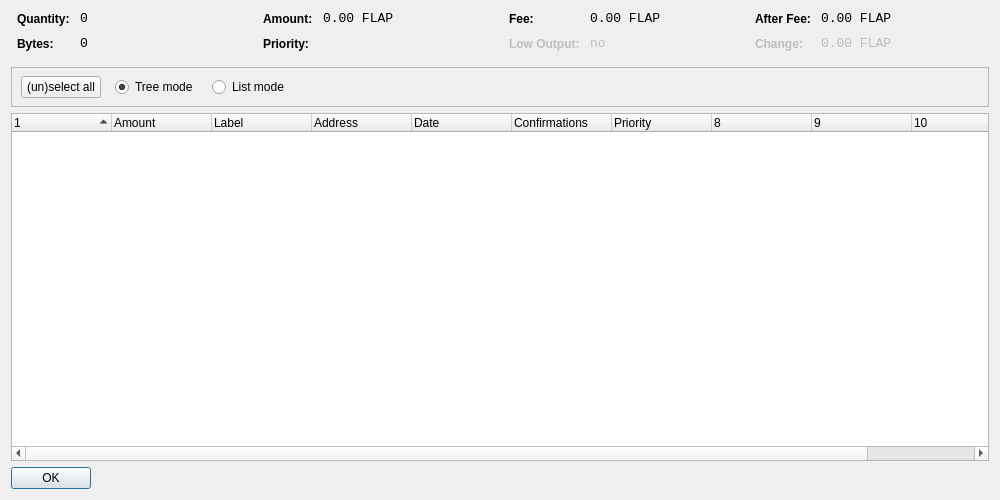
<?xml version="1.0" encoding="UTF-8"?>
<ui version="4.0">
 <class>CoinControlDialog</class>
 <widget class="QDialog" name="CoinControlDialog">
  <property name="geometry">
   <rect>
    <x>0</x>
    <y>0</y>
    <width>1000</width>
    <height>500</height>
   </rect>
  </property>
  <property name="windowTitle">
   <string>Coin Control</string>
  </property>
  <layout class="QVBoxLayout" name="verticalLayout">
   <item>
    <layout class="QHBoxLayout" name="horizontalLayoutTop" stretch="0,0,0,0">
     <property name="topMargin">
      <number>0</number>
     </property>
     <property name="bottomMargin">
      <number>10</number>
     </property>
     <item>
      <layout class="QFormLayout" name="formLayoutCoinControl1">
       <property name="horizontalSpacing">
        <number>10</number>
       </property>
       <property name="verticalSpacing">
        <number>10</number>
       </property>
       <property name="leftMargin">
        <number>6</number>
       </property>
       <property name="rightMargin">
        <number>6</number>
       </property>
       <item row="0" column="0">
        <widget class="QLabel" name="labelCoinControlQuantityText">
         <property name="styleSheet">
          <string notr="true">font-weight:bold;</string>
         </property>
         <property name="text">
          <string>Quantity:</string>
         </property>
        </widget>
       </item>
       <item row="0" column="1">
        <widget class="QLabel" name="labelCoinControlQuantity">
         <property name="font">
          <font>
           <family>Monospace</family>
           <pointsize>10</pointsize>
          </font>
         </property>
         <property name="cursor">
          <cursorShape>IBeamCursor</cursorShape>
         </property>
         <property name="contextMenuPolicy">
          <enum>Qt::ActionsContextMenu</enum>
         </property>
         <property name="text">
          <string notr="true">0</string>
         </property>
         <property name="textInteractionFlags">
          <set>Qt::LinksAccessibleByMouse|Qt::TextSelectableByKeyboard|Qt::TextSelectableByMouse</set>
         </property>
        </widget>
       </item>
       <item row="1" column="0">
        <widget class="QLabel" name="labelCoinControlBytesText">
         <property name="styleSheet">
          <string notr="true">font-weight:bold;</string>
         </property>
         <property name="text">
          <string>Bytes:</string>
         </property>
        </widget>
       </item>
       <item row="1" column="1">
        <widget class="QLabel" name="labelCoinControlBytes">
         <property name="font">
          <font>
           <family>Monospace</family>
           <pointsize>10</pointsize>
          </font>
         </property>
         <property name="cursor">
          <cursorShape>IBeamCursor</cursorShape>
         </property>
         <property name="contextMenuPolicy">
          <enum>Qt::ActionsContextMenu</enum>
         </property>
         <property name="text">
          <string notr="true">0</string>
         </property>
         <property name="textInteractionFlags">
          <set>Qt::LinksAccessibleByMouse|Qt::TextSelectableByKeyboard|Qt::TextSelectableByMouse</set>
         </property>
        </widget>
       </item>
      </layout>
     </item>
     <item>
      <layout class="QFormLayout" name="formLayoutCoinControl2">
       <property name="horizontalSpacing">
        <number>10</number>
       </property>
       <property name="verticalSpacing">
        <number>10</number>
       </property>
       <property name="leftMargin">
        <number>6</number>
       </property>
       <property name="rightMargin">
        <number>6</number>
       </property>
       <item row="0" column="0">
        <widget class="QLabel" name="labelCoinControlAmountText">
         <property name="styleSheet">
          <string notr="true">font-weight:bold;</string>
         </property>
         <property name="text">
          <string>Amount:</string>
         </property>
        </widget>
       </item>
       <item row="0" column="1">
        <widget class="QLabel" name="labelCoinControlAmount">
         <property name="font">
          <font>
           <family>Monospace</family>
           <pointsize>10</pointsize>
          </font>
         </property>
         <property name="cursor">
          <cursorShape>IBeamCursor</cursorShape>
         </property>
         <property name="contextMenuPolicy">
          <enum>Qt::ActionsContextMenu</enum>
         </property>
         <property name="text">
          <string notr="true">0.00 FLAP</string>
         </property>
         <property name="textInteractionFlags">
          <set>Qt::LinksAccessibleByMouse|Qt::TextSelectableByKeyboard|Qt::TextSelectableByMouse</set>
         </property>
        </widget>
       </item>
       <item row="1" column="0">
        <widget class="QLabel" name="labelCoinControlPriorityText">
         <property name="styleSheet">
          <string notr="true">font-weight:bold;</string>
         </property>
         <property name="text">
          <string>Priority:</string>
         </property>
        </widget>
       </item>
       <item row="1" column="1">
        <widget class="QLabel" name="labelCoinControlPriority">
         <property name="font">
          <font>
           <family>Monospace</family>
           <pointsize>10</pointsize>
          </font>
         </property>
         <property name="cursor">
          <cursorShape>IBeamCursor</cursorShape>
         </property>
         <property name="contextMenuPolicy">
          <enum>Qt::ActionsContextMenu</enum>
         </property>
         <property name="text">
          <string/>
         </property>
         <property name="textInteractionFlags">
          <set>Qt::LinksAccessibleByMouse|Qt::TextSelectableByKeyboard|Qt::TextSelectableByMouse</set>
         </property>
        </widget>
       </item>
      </layout>
     </item>
     <item>
      <layout class="QFormLayout" name="formLayoutCoinControl3">
       <property name="horizontalSpacing">
        <number>10</number>
       </property>
       <property name="verticalSpacing">
        <number>10</number>
       </property>
       <property name="leftMargin">
        <number>6</number>
       </property>
       <property name="rightMargin">
        <number>6</number>
       </property>
       <item row="0" column="0">
        <widget class="QLabel" name="labelCoinControlFeeText">
         <property name="styleSheet">
          <string notr="true">font-weight:bold;</string>
         </property>
         <property name="text">
          <string>Fee:</string>
         </property>
        </widget>
       </item>
       <item row="0" column="1">
        <widget class="QLabel" name="labelCoinControlFee">
         <property name="font">
          <font>
           <family>Monospace</family>
           <pointsize>10</pointsize>
          </font>
         </property>
         <property name="cursor">
          <cursorShape>IBeamCursor</cursorShape>
         </property>
         <property name="contextMenuPolicy">
          <enum>Qt::ActionsContextMenu</enum>
         </property>
         <property name="text">
          <string notr="true">0.00 FLAP</string>
         </property>
         <property name="textInteractionFlags">
          <set>Qt::LinksAccessibleByMouse|Qt::TextSelectableByKeyboard|Qt::TextSelectableByMouse</set>
         </property>
        </widget>
       </item>
       <item row="1" column="0">
        <widget class="QLabel" name="labelCoinControlLowOutputText">
         <property name="enabled">
          <bool>false</bool>
         </property>
         <property name="styleSheet">
          <string notr="true">font-weight:bold;</string>
         </property>
         <property name="text">
          <string>Low Output:</string>
         </property>
        </widget>
       </item>
       <item row="1" column="1">
        <widget class="QLabel" name="labelCoinControlLowOutput">
         <property name="enabled">
          <bool>false</bool>
         </property>
         <property name="font">
          <font>
           <family>Monospace</family>
           <pointsize>10</pointsize>
          </font>
         </property>
         <property name="cursor">
          <cursorShape>IBeamCursor</cursorShape>
         </property>
         <property name="contextMenuPolicy">
          <enum>Qt::ActionsContextMenu</enum>
         </property>
         <property name="text">
          <string notr="true">no</string>
         </property>
         <property name="textInteractionFlags">
          <set>Qt::LinksAccessibleByMouse|Qt::TextSelectableByKeyboard|Qt::TextSelectableByMouse</set>
         </property>
        </widget>
       </item>
      </layout>
     </item>
     <item>
      <layout class="QFormLayout" name="formLayoutCoinControl4">
       <property name="horizontalSpacing">
        <number>10</number>
       </property>
       <property name="verticalSpacing">
        <number>10</number>
       </property>
       <property name="leftMargin">
        <number>6</number>
       </property>
       <property name="rightMargin">
        <number>6</number>
       </property>
       <item row="0" column="0">
        <widget class="QLabel" name="labelCoinControlAfterFeeText">
         <property name="styleSheet">
          <string notr="true">font-weight:bold;</string>
         </property>
         <property name="text">
          <string>After Fee:</string>
         </property>
        </widget>
       </item>
       <item row="0" column="1">
        <widget class="QLabel" name="labelCoinControlAfterFee">
         <property name="font">
          <font>
           <family>Monospace</family>
           <pointsize>10</pointsize>
          </font>
         </property>
         <property name="cursor">
          <cursorShape>IBeamCursor</cursorShape>
         </property>
         <property name="contextMenuPolicy">
          <enum>Qt::ActionsContextMenu</enum>
         </property>
         <property name="text">
          <string notr="true">0.00 FLAP</string>
         </property>
         <property name="textInteractionFlags">
          <set>Qt::LinksAccessibleByMouse|Qt::TextSelectableByKeyboard|Qt::TextSelectableByMouse</set>
         </property>
        </widget>
       </item>
       <item row="1" column="0">
        <widget class="QLabel" name="labelCoinControlChangeText">
         <property name="enabled">
          <bool>false</bool>
         </property>
         <property name="styleSheet">
          <string notr="true">font-weight:bold;</string>
         </property>
         <property name="text">
          <string>Change:</string>
         </property>
        </widget>
       </item>
       <item row="1" column="1">
        <widget class="QLabel" name="labelCoinControlChange">
         <property name="enabled">
          <bool>false</bool>
         </property>
         <property name="font">
          <font>
           <family>Monospace</family>
           <pointsize>10</pointsize>
          </font>
         </property>
         <property name="cursor">
          <cursorShape>IBeamCursor</cursorShape>
         </property>
         <property name="contextMenuPolicy">
          <enum>Qt::ActionsContextMenu</enum>
         </property>
         <property name="text">
          <string notr="true">0.00 FLAP</string>
         </property>
         <property name="textInteractionFlags">
          <set>Qt::LinksAccessibleByMouse|Qt::TextSelectableByKeyboard|Qt::TextSelectableByMouse</set>
         </property>
        </widget>
       </item>
      </layout>
     </item>
    </layout>
   </item>
   <item>
    <widget class="QFrame" name="frame">
     <property name="minimumSize">
      <size>
       <width>0</width>
       <height>40</height>
      </size>
     </property>
     <property name="frameShape">
      <enum>QFrame::StyledPanel</enum>
     </property>
     <property name="frameShadow">
      <enum>QFrame::Sunken</enum>
     </property>
     <widget class="QWidget" name="horizontalLayoutWidget">
      <property name="geometry">
       <rect>
        <x>10</x>
        <y>0</y>
        <width>781</width>
        <height>41</height>
       </rect>
      </property>
      <layout class="QHBoxLayout" name="horizontalLayoutPanel" stretch="0,0,0,0,0">
       <property name="spacing">
        <number>14</number>
       </property>
       <item>
        <widget class="QPushButton" name="pushButtonSelectAll">
         <property name="sizePolicy">
          <sizepolicy hsizetype="Maximum" vsizetype="Fixed">
           <horstretch>0</horstretch>
           <verstretch>0</verstretch>
          </sizepolicy>
         </property>
         <property name="text">
          <string>(un)select all</string>
         </property>
        </widget>
       </item>
       <item>
        <widget class="QRadioButton" name="radioTreeMode">
         <property name="sizePolicy">
          <sizepolicy hsizetype="Maximum" vsizetype="Fixed">
           <horstretch>0</horstretch>
           <verstretch>0</verstretch>
          </sizepolicy>
         </property>
         <property name="text">
          <string>Tree mode</string>
         </property>
         <property name="checked">
          <bool>true</bool>
         </property>
        </widget>
       </item>
       <item>
        <widget class="QRadioButton" name="radioListMode">
         <property name="sizePolicy">
          <sizepolicy hsizetype="Maximum" vsizetype="Fixed">
           <horstretch>0</horstretch>
           <verstretch>0</verstretch>
          </sizepolicy>
         </property>
         <property name="text">
          <string>List mode</string>
         </property>
        </widget>
       </item>
       <item>
        <spacer name="horizontalSpacer">
         <property name="orientation">
          <enum>Qt::Horizontal</enum>
         </property>
         <property name="sizeHint" stdset="0">
          <size>
           <width>40</width>
           <height>20</height>
          </size>
         </property>
        </spacer>
       </item>
      </layout>
     </widget>
    </widget>
   </item>
   <item>
    <widget class="CoinControlTreeWidget" name="treeWidget">
     <property name="contextMenuPolicy">
      <enum>Qt::CustomContextMenu</enum>
     </property>
     <property name="sortingEnabled">
      <bool>false</bool>
     </property>
     <property name="columnCount">
      <number>11</number>
     </property>
     <attribute name="headerShowSortIndicator" stdset="0">
      <bool>true</bool>
     </attribute>
     <attribute name="headerStretchLastSection">
      <bool>false</bool>
     </attribute>
     <column>
      <property name="text">
       <string/>
      </property>
     </column>
     <column>
      <property name="text">
       <string>Amount</string>
      </property>
     </column>
     <column>
      <property name="text">
       <string>Label</string>
      </property>
     </column>
     <column>
      <property name="text">
       <string>Address</string>
      </property>
     </column>
     <column>
      <property name="text">
       <string>Date</string>
      </property>
     </column>
     <column>
      <property name="text">
       <string>Confirmations</string>
      </property>
      <property name="toolTip">
       <string>Confirmed</string>
      </property>
     </column>
     <column>
      <property name="text">
       <string>Priority</string>
      </property>
     </column>
     <column>
      <property name="text">
       <string/>
      </property>
     </column>
     <column>
      <property name="text">
       <string/>
      </property>
     </column>
     <column>
      <property name="text">
       <string/>
      </property>
     </column>
     <column>
      <property name="text">
       <string/>
      </property>
     </column>
    </widget>
   </item>
   <item>
    <widget class="QDialogButtonBox" name="buttonBox">
     <property name="sizePolicy">
      <sizepolicy hsizetype="Maximum" vsizetype="Fixed">
       <horstretch>0</horstretch>
       <verstretch>0</verstretch>
      </sizepolicy>
     </property>
     <property name="orientation">
      <enum>Qt::Horizontal</enum>
     </property>
     <property name="standardButtons">
      <set>QDialogButtonBox::Ok</set>
     </property>
    </widget>
   </item>
  </layout>
 </widget>
 <customwidgets>
  <customwidget>
   <class>CoinControlTreeWidget</class>
   <extends>QTreeWidget</extends>
   <header>coincontroltreewidget.h</header>
  </customwidget>
 </customwidgets>
 <resources/>
 <connections/>
</ui>
